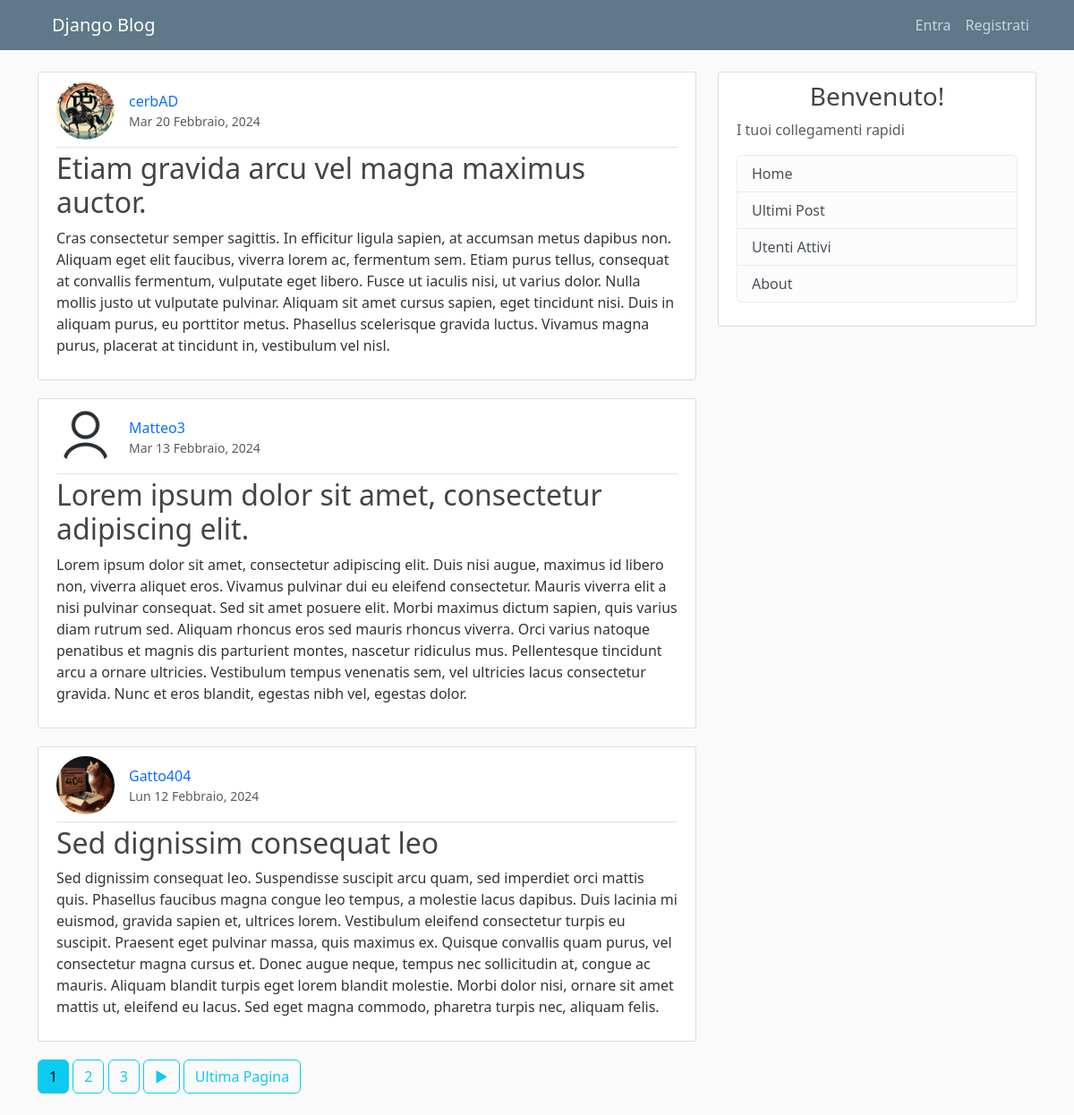
The page / on the database its author committed.
### blog/models.py (models this page shows, shortened)
class Post(models.Model):
    titolo = models.CharField(max_length = 100)
    contenuto = models.TextField()
    data = models.DateTimeField(default = timezone.now)
    autore = models.ForeignKey(User, on_delete = models.CASCADE)

### users/models.py (models this page shows, shortened)
class profilo(models.Model):
    user = models.OneToOneField(User, on_delete=models.CASCADE)
    image = models.ImageField(default = "default.png", upload_to = "profile_pics")

### blog/views.py (the view)
# urls.py: path('', PostListView.as_view() , name="blog-home"),
class PostListView(ListView):
    model = Post
    template_name = "blog/home.html"
    context_object_name = "posts"
    ordering = ["-data"]
    paginate_by = 3

### blog/templates/blog/home.html (shortened to what this page needs)
{% extends "blog/base.html" %}
{% block content %}
    {% for post in posts %}
        <article class="media content-section">
            <div style="display:flex; flex-wrap: wrap; align-items: center;" class="article-metadata pb-2">
                <img class="rounded-circle article-img"src="{{ post.autore.profilo.image.url }}" alt="">
                <div style="display:flex; flex-direction: column; flex-wrap: wrap;">
                    <a class="mr-2" href="{% url 'user-post' post.autore.username %}">{{ post.autore }}</a>
                    <small class="text-muted">{{ post.data|date:"D d F, Y" }}</small>
                </div>
            </div>
            <div class="media-body">
                <h2><a class="article-title" href="{% url 'post-detail' post.id %}">{{ post.titolo }}</a></h2>
                <p class="article-content">{{ post.contenuto }}</p>
            </div>
        </article>
    {% endfor %}
    {% if is_paginated%}
        {% for num in page_obj.paginator.page_range %}
            {% if page_obj.number == num %}
                <a class="btn btn-info mb-4" href="?page={{ num }}"> {{ num }}</a>
            {% elif num > page_obj.number|add:'-3' and num < page_obj.number|add:'3' %}
                <a class="btn btn-outline-info mb-4" href="?page={{ num }}"> {{ num }}</a>
            {% endif %}
        {% endfor %}
        {% if page_obj.has_next %}
            <a class="btn btn-outline-info mb-4" href="?page={{ page_obj.next_page_number }}"> ► </a>
            <a class="btn btn-outline-info mb-4" href="?page={{ page_obj.paginator.num_pages }}">Ultima Pagina</a>
        {% endif %}
    {% endif %}
{% endblock content %}

### blog/templates/blog/base.html (shortened to what this page needs)
{% load static %}
<!DOCTYPE html>
<html lang="it">
<head>
    <link rel="stylesheet" href="https://cdn.jsdelivr.net/npm/bootstrap@5.3.2/dist/css/bootstrap.rtl.min.css">
    <link rel="stylesheet" href="{% static 'blog/main.css' %}">
</head>
<body>
    <header class="site-header">
        <nav class="navbar navbar-expand-md navbar-dark bg-steel fixed-top">
          <div class="container">
            <a class="navbar-brand mr-4" href="{% url 'blog-home' %}">Django Blog</a>
            <div class="barra-nav" id="navbarToggle">
              <div class="navbar-nav">
                {% if user.is_authenticated %}
                  <a class="nav-item nav-link" href="{% url 'post-create' %}">Nuovo Post</a>
                  <a class="nav-item nav-link" href="{% url 'profile' %}">{{ user.username }}</a>
                  <a class="nav-item nav-link" href="{% url 'logout' %}">Esci</a>
                {% else %}
                  <a class="nav-item nav-link" href="{% url 'login' %}">Entra</a>
                  <a class="nav-item nav-link" href="{% url 'register' %}">Registrati</a>
                {% endif %}
              </div>
            </div>
          </div>
        </nav>
    </header>
    <main role="main" class="container">
        <div class="row">
          <div class="col-md-8">
            {% block content %}{% endblock %}
          </div>
          <div class="col-md-4" id="sidobarro">
            <div class="content-section">
              <h3 style="text-align: center;">Benvenuto!</h3>
              <p class='text-muted' style="font-weight: 500;">I tuoi collegamenti rapidi
                <ul class="list-group" style="padding:0">
                  <li class="list-group-item list-group-item-light"><a class="classe1" href="{% url 'blog-home' %}">Home</a></li>
                  <li class="list-group-item list-group-item-light"><a class="classe1" href="{% url 'last-post' %}">Ultimi Post</a></li>
                  <li class="list-group-item list-group-item-light"><a class="classe1" href="{% url 'users-list' %}">Utenti Attivi</a></li>
                  <li class="list-group-item list-group-item-light"><a class="classe1" href="{% url 'blog-about' %}">About</a></li>
                </ul>
              </p>
            </div>
          </div>
        </div>
    </main>
</body>
</html>

### blog/static/blog/main.css (style rules this page uses)
body { background: #fafafa; color: #333333; margin-top: 5rem; }
h1, h2, h3, h4, h5, h6 { color: #444444; }
ul { margin: 0; }
a.classe1 { display:block; width: 100%; height: 100%; text-decoration: none; color: #495057; }
.bg-steel { background-color: #5f788a; }
.site-header .navbar-nav .nav-link { color: #cbd5db; }
.content-section { background: #ffffff; padding: 10px 20px; border: 1px solid #dddddd; border-radius: 3px; margin-bottom: 20px; }
.article-title { color: #444444; text-decoration: none; }
.article-content { white-space: pre-line; }
.article-img { height: 65px; width: 65px; margin-right: 16px; }
.article-metadata { padding-bottom: 1px; margin-bottom: 4px; border-bottom: 1px solid #e3e3e3; }
.article-metadata a { text-decoration: none; }
#navbarToggle { justify-content: space-between; }
.barra-nav { display:flex; flex-direction: row; width: 100%; }

### rows shown on the page
Post: autore.profilo.image (picture), autore "cerbAD", data "Mar 20 Febbraio, 2024", titolo "Etiam gravida arcu vel magna maximus auctor.", contenuto "Cras consectetur semper sagittis. In efficitur ligula sapien, at accumsan metus dapibus non. Aliquam eget elit faucibus, viverra lorem ac, fermentum sem. Etiam purus tellus, consequat at convallis fermentum, vulputate eget libero. Fusce ut iaculis nisi, ut varius dolor. Nulla mollis justo ut vulputate pulvinar. Aliquam sit amet cursus sapien, eget tincidunt nisi. Duis in aliquam purus, eu porttitor metus. Phasellus scelerisque gravida luctus. Vivamus magna purus, placerat at tincidunt in, vestibulum vel nisl."
Post: autore.profilo.image (placeholder picture), autore "Matteo3", data "Mar 13 Febbraio, 2024", titolo "Lorem ipsum dolor sit amet, consectetur adipiscing elit.", contenuto "Lorem ipsum dolor sit amet, consectetur adipiscing elit. Duis nisi augue, maximus id libero non, viverra aliquet eros. Vivamus pulvinar dui eu eleifend consectetur. Mauris viverra elit a nisi pulvinar consequat. Sed sit amet posuere elit. Morbi maximus dictum sapien, quis varius diam rutrum sed. Aliquam rhoncus eros sed mauris rhoncus viverra. Orci varius natoque penatibus et magnis dis parturient montes, nascetur ridiculus mus. Pellentesque tincidunt arcu a ornare ultricies. Vestibulum tempus venenatis sem, vel ultricies lacus consectetur gravida. Nunc et eros blandit, egestas nibh vel, egestas dolor."
Post: autore.profilo.image (picture), autore "Gatto404", data "Lun 12 Febbraio, 2024", titolo "Sed dignissim consequat leo", contenuto "Sed dignissim consequat leo. Suspendisse suscipit arcu quam, sed imperdiet orci mattis quis. Phasellus faucibus magna congue leo tempus, a molestie lacus dapibus. Duis lacinia mi euismod, gravida sapien et, ultrices lorem. Vestibulum eleifend consectetur turpis eu suscipit. Praesent eget pulvinar massa, quis maximus ex. Quisque convallis quam purus, vel consectetur magna cursus et. Donec augue neque, tempus nec sollicitudin at, congue ac mauris. Aliquam blandit turpis eget lorem blandit molestie. Morbi dolor nisi, ornare sit amet mattis ut, eleifend eu lacus. Sed eget magna commodo, pharetra turpis nec, aliquam felis."

### other values the page prints
{{ num }} "1"
{{ num }} "2" "3"
